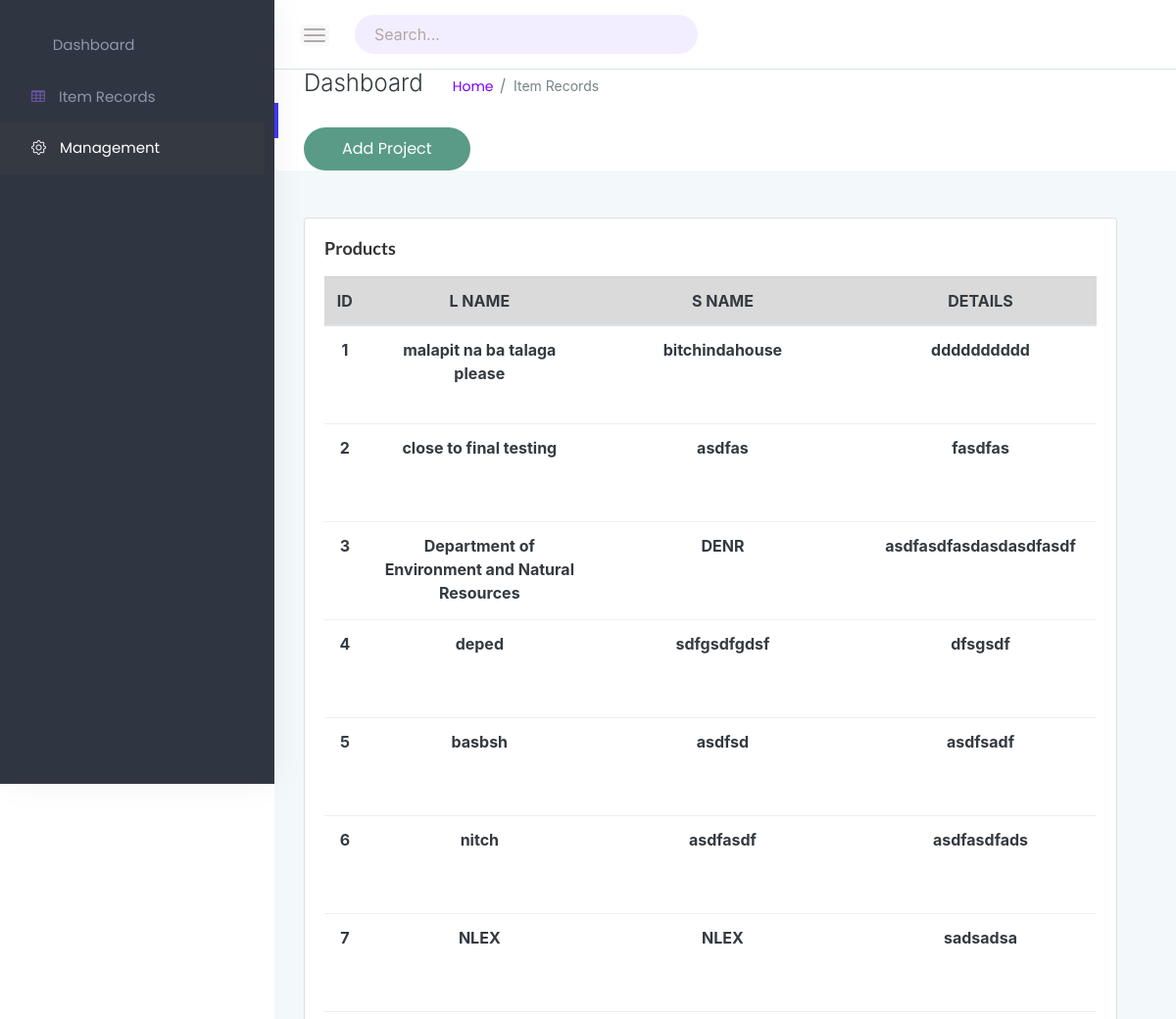
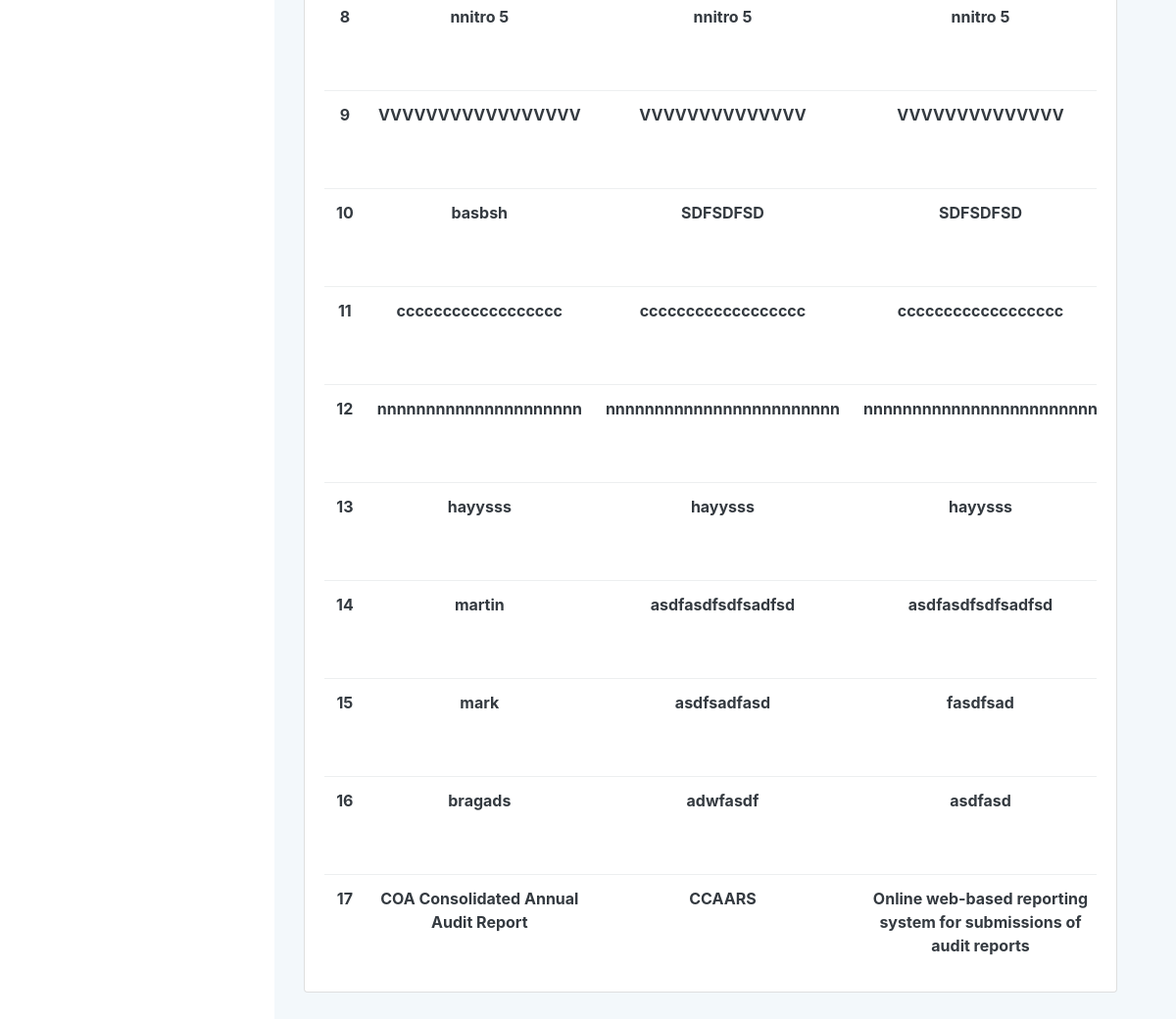
Page /management.php (signed in) on the committed database (2 pictures, top to bottom).
### tables this page shows
CREATE TABLE `products` (
  `product_id` int(11) NOT NULL,
  `product_name` varchar(255) NOT NULL,
  `product_sname` varchar(255) NOT NULL,
  `details` varchar(255) NOT NULL,
  `implementing_office` varchar(255) NOT NULL,
  `dev_mode` varchar(255) NOT NULL,
  `developer` varchar(255) NOT NULL,
  `frontend` varchar(255) NOT NULL,
  `backend` varchar(255) NOT NULL,
  `status` varchar(255) NOT NULL,
  `remarks` varchar(255) NOT NULL,
  `serverhid` varchar(255) NOT NULL,
  `IsDeleted` int(11) NOT NULL DEFAULT 0
);

### management.php (the view, shortened to what this page needs)
<!doctype html>
<html class="no-js" lang="en">
<head>
    <link rel="stylesheet" href="assets/css/bootstrap.min.css">
    <link rel="stylesheet" href="assets/css/font-awesome.min.css">
    <link rel="stylesheet" href="assets/css/themify-icons.css">
    <link rel="stylesheet" href="assets/css/metisMenu.css">
    <link rel="stylesheet" href="https://cdn.jsdelivr.net/npm/bootstrap-icons@1.7.2/font/bootstrap-icons.css">
    <link rel="stylesheet" href="assets/css/owl.carousel.min.css">
    <link rel="stylesheet" href="assets/css/slicknav.min.css">
    <link rel="stylesheet" href="https://www.amcharts.com/lib/3/plugins/export/export.css" type="text/css" media="all" />
    <link rel="stylesheet" href="assets/css/typography.css">
    <link rel="stylesheet" href="assets/css/default-css.css">
    <link rel="stylesheet" href="assets/css/styles.css">
    <link rel="stylesheet" href="assets/css/responsive.css">
</head>
<body>
    <div class="page-container">
        <div class="sidebar-menu">
            <div class="main-menu">
                <div class="menu-inner">
                    <nav>
                        <ul class="metismenu" id="menu">
                            <li>
                                <a href="index.php" aria-expanded="true"><i class="ti-dashboard"></i><span>dashboard</span></a>
                            </li>
                            <li>
                                <a href="table.php" aria-expanded="true"><i class="fa fa-table"></i>
                                    <span>Item Records</span></a>
                            </li>
                            <li class="active">
                                <a href="management.php" aria-expanded="true"><i class="bi bi-gear"></i>
                                    <span>Management</span></a> </li>
                                </ul>
                    </nav>
                </div>
            </div>
        </div>
        <div class="main-content">
            <div class="header-area">
                <div class="row align-items-center">
                    <div class="col-md-6 col-sm-8 clearfix">
                        <div class="nav-btn pull-left">
                            <span></span>
                            <span></span>
                            <span></span>
                        </div>
                        <div class="search-box pull-left">
                            <form action="#">
                                <input type="text" name="search" placeholder="Search..." required>
                                <i class="ti-search"></i>
                            </form>
                        </div>
                    </div>
                    <div class="col-md-6 col-sm-4 clearfix">
                    </div>
                </div>
            </div>
            <div class="page-title-area">
                <div class="row align-items-center">
                    <div class="col-sm-6">
                        <div class="breadcrumbs-area clearfix">
                            <h4 class="page-title pull-left">Dashboard</h4>
                            <ul class="breadcrumbs pull-left">
                                <li><a href="index.php">Home</a></li>
                                <li><span>Item Records</span></li>
                            </ul>
                        </div>
                        <a href="addproject.php" class="button-submit">Add Project</a>
                    </div>
                </div>
            </div>
            <div>
            <div class="main-content-inner">
                <div class="row">
                    <div class="col-lg-6 mt-5">
                        <div class="card">
                            <div class="card-body">
                                <h4 class="header-title">Products</h4>
                                <div class="single-table">
                                    <div class="table-responsive">
                                        <table class="table text-dark text-center">
                                            <thead class="text-uppercase">
                                                <tr class="table-active">
                                                    <th scope="col">ID</th>
                                                    <th scope="col">L Name</th>
                                                    <th scope="col">S Name</th>
                                                    <th scope="col">Details</th>
                                                </tr>
                                            </thead>
                                            <tbody>
			<?php
               $conn = new mysqli("localhost","root","","inventorymanagement");
               $sql = "SELECT * FROM products";
               $result = $conn->query($sql);
					$count=0;
               if ($result -> num_rows >  0) {
                 while ($row = $result->fetch_assoc())
				 {
					  $count=$count+1;
                   ?>
                   <tr>
                    <th><?php echo $count ?></th>
                      <th><?php echo $row["product_name"] ?></th>
                      <th><?php echo $row["product_sname"] ?></th>
                      <th><?php echo $row["details"]  ?></th>
                    </tr>
            <?php
                 }
               }
            ?>
                                            </tbody>
                                        </table>
                                    </div>
                                </div>
                            </div>
                        </div>
                    </div>
<html>
<head>
	<link rel="stylesheet" type="text/css" href="styles.css">
	<link rel="stylesheet" href="https://maxcdn.bootstrapcdn.com/bootstrap/4.0.0-alpha.6/css/bootstrap.min.css">
</head>
</html>
    </div>
</body>
</html>

### assets/css/styles.css (style rules this page uses)
.page-container { width: 100%; height: 100%; min-height: 100vh; padding-left: 280px; -webkit-transition: padding-left 0.3s ease 0s; transition: padding-left 0.3s ease 0s; }
.card { border: none; border-radius: 4px; background-color: #fff; -webkit-transition: all 0.3s ease 0s; transition: all 0.3s ease 0s; }
.card-body { padding: 25.6px; padding: 1.6rem; }
.main-content { width: 100%; background: #F3F8FB; }
.main-content-inner { padding: 0 30px 50px; }
.sidebar-menu { position: fixed; left: 0; top: 0; z-index: 99; height: 100vh; width: 280px; overflow: hidden; background: #303641; box-shadow: 2px 0 32px rgba(0, 0, 0, 0.05); -webkit-transition: all 0.3s ease 0s; transition: all 0.3s ease 0s; }
.main-menu { height: calc(100% - 100px); overflow: hidden; padding: 20px 10px 0 0; -webkit-transition: all 0.3s ease 0s; transition: all 0.3s ease 0s; }
.menu-inner { overflow-y: scroll; height: 100%; }
.metismenu >li >a { padding-left: 32px!important; }
.metismenu li a { position: relative; display: block; color: #8d97ad; font-size: 15px; text-transform: capitalize; padding: 15px 15px; letter-spacing: 0; font-weight: 400; }
.metismenu li a i { color: #6a56a5; -webkit-transition: all 0.3s ease 0s; transition: all 0.3s ease 0s; }
.metismenu li a:after { position: absolute; content: '\f107'; font-family: fontawesome; right: 15px; top: 12px; color: #8d97ad; font-size: 20px; }
.metismenu li.active>a:after { content: '\f106'; }
.metismenu li a:only-child:after { content: ''; }
.metismenu li a span { margin-left: 10px; }
.metismenu li.active>a, .metismenu li:hover>a { color: #fff; }
.metismenu >li:hover>a, .metismenu >li.active>a { color: #fff; background: #343942; }
.metismenu li:hover>a, .metismenu li.active>a { color: #fff; }
.metismenu li:hover>a i, .metismenu li.active>a i { color: #fff; }
.header-area { padding: 15px 30px; background: #fff; border-bottom: 1px solid #d8e3e7; }
.nav-btn { margin-right: 30px; margin-top: 10px; cursor: pointer; }
.nav-btn span { display: block; width: 22px; height: 2px; background: #b3aaaa; margin: 4px 0; border-radius: 15px; -webkit-transition: all 0.3s ease 0s; transition: all 0.3s ease 0s; box-shadow: 0 0 0 4px rgba(99, 96, 96, 0.03); }
.search-box form { position: relative; }
.search-box input { width: 350px; border-radius: 33px; border: none; height: 40px; padding-left: 20px; padding-right: 40px; letter-spacing: 0; background: #f3eeff; }
.search-box form i { position: absolute; right: 21px; top: 14px; font-size: 14px; color: #b1a7a7; }
.page-title-area { padding: 0 30px; background: #fff; position: relative; }
.page-title-area:before { content: ''; position: absolute; left: 0; top: 50%; width: 4px; height: 36px; background: var(--primary-color); -webkit-transform: translateY(-50%); transform: translateY(-50%); }
.page-title { font-size: 24px; font-weight: 300; color: #313b3d; letter-spacing: 0; margin-right: 30px; }
ul.breadcrumbs { margin-top: 4px; }
.breadcrumbs li { display: inline-block; }
.breadcrumbs li a, .breadcrumbs li span { display: block; font-size: 14px; font-weight: 400; color: #7801ff; letter-spacing: 0; margin-right: 16px; position: relative; }
.breadcrumbs li a:before { content: '/'; color: #768387; position: absolute; right: -13px; top: 0; }
.breadcrumbs li span { margin-right: 0; color: #768387; text-transform: capitalize; }
.header-title { font-family: 'Lato', sans-serif; font-size: 18px; font-weight: 600; letter-spacing: 0; color: #333; text-transform: capitalize; margin-bottom: 17px; }
.single-table .table { margin-bottom: 0; }
table tr th { border-bottom: none; }
table tr th, table tr td { border-top: 1px solid rgba(120, 130, 140, 0.13) !important; }

### assets/css/responsive.css (style rules this page uses)
@media (min-width: 1200px) and (max-width: 1364px) { .sidebar-menu { position: fixed; left: -90%; top: 0; height: 100vh; width: 365px; } }
@media (min-width: 1200px) and (max-width: 1364px) { .main-content-inner { padding: 0 15px 50px; } }
@media (min-width: 1200px) and (max-width: 1364px) { .page-container, .sbar_collapsed.page-container { padding-left: 0; } }

### rows in the picture
products: product_name "malapit na ba talaga please", product_sname "bitchindahouse", details "dddddddddd"
products: product_name "close to final testing", product_sname "asdfas", details "fasdfas"
products: product_name "Department of Environment and Natural Resources", product_sname "DENR", details "asdfasdfasdasdasdfasdf"
products: product_name "deped", product_sname "sdfgsdfgdsf", details "dfsgsdf"
products: product_name "basbsh", product_sname "asdfsd", details "asdfsadf"
products: product_name "nitch", product_sname "asdfasdf", details "asdfasdfads"
products: product_name "NLEX", product_sname "NLEX", details "sadsadsa"
products: product_name "nnitro 5", product_sname "nnitro 5", details "nnitro 5"
products: product_name "VVVVVVVVVVVVVVVVV", product_sname "VVVVVVVVVVVVVV", details "VVVVVVVVVVVVVV"
products: product_name "basbsh", product_sname "SDFSDFSD", details "SDFSDFSD"
products: product_name "cccccccccccccccccc", product_sname "cccccccccccccccccc", details "cccccccccccccccccc"
products: product_name "nnnnnnnnnnnnnnnnnnnnn", product_sname "nnnnnnnnnnnnnnnnnnnnnnnn", details "nnnnnnnnnnnnnnnnnnnnnnnn"
products: product_name "hayysss", product_sname "hayysss", details "hayysss"
products: product_name "martin", product_sname "asdfasdfsdfsadfsd", details "asdfasdfsdfsadfsd"
products: product_name "mark", product_sname "asdfsadfasd", details "fasdfsad"
products: product_name "bragads", product_sname "adwfasdf", details "asdfasd"
products: product_name "COA Consolidated Annual Audit Report", product_sname "CCAARS", details "Online web-based reporting system for submissions of audit reports"
